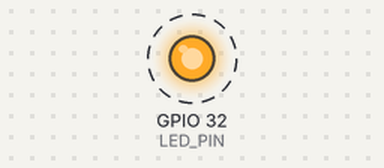
Simulated run of this sketch. Board: ESP32. Shown: output pins drawn as LEDs (lit = HIGH). Dashed ring = blinking.

Above: at 0.5 s.
Timing chart, 0 to 4.6 s (numbered marks = the images above):
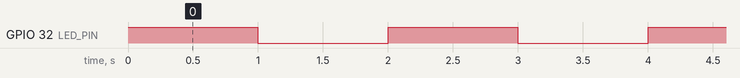

Measured:
- by itself, GPIO 32 (LED_PIN): alternates HIGH for 1.0 s and LOW for 1.0 s

The sketch:

Leccion_02_LED_Externo.ino
```cpp
// Placa "ESP32 Dev Module"

#define titleccion "Lección 02_LED_Externo"

#define LED_PIN 32

// Ésto se ejecuta una sola vez al arrancar
void setup() {
  // initialize digital pin LED_BUILTIN as an output.
  pinMode(LED_PIN, OUTPUT);
}

// Ésto se ejecuta indefinidamente
void loop() {
  digitalWrite(LED_PIN, HIGH);  // turn the LED on (HIGH is the voltage level)
  delay(1000);                      // wait for a second
  digitalWrite(LED_PIN, LOW);   // turn the LED off by making the voltage LOW
  delay(1000);                      // wait for a second
}
```
